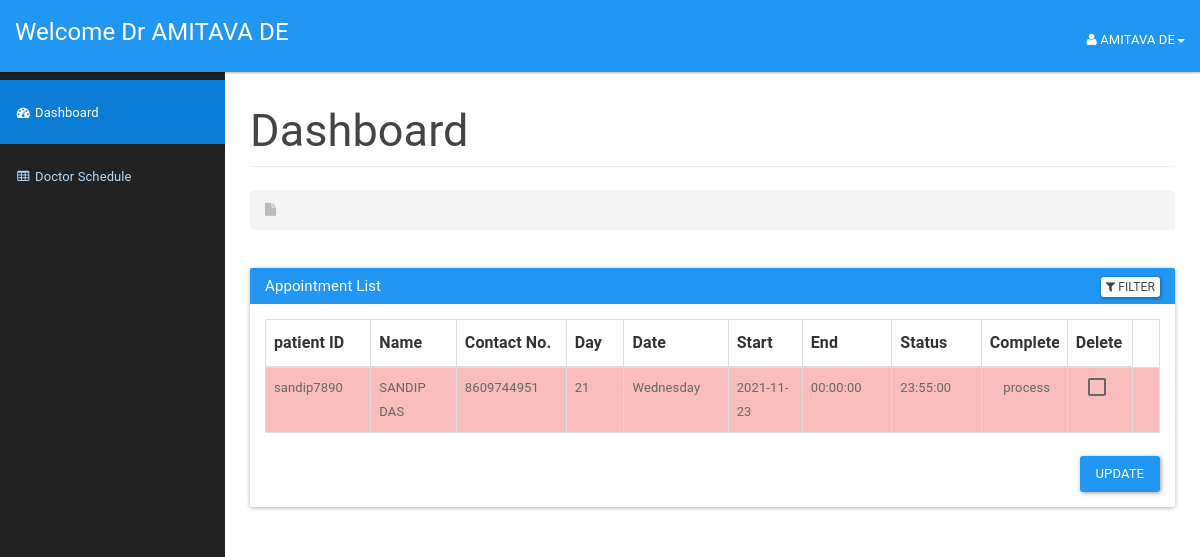
Screenshot of /doctor/doctordashboard.php (signed in) with the database file from the repository.
### tables this page shows
CREATE TABLE `doctor` (
  `Dr.name` varchar(255) NOT NULL,
  `doctorId` int(255) NOT NULL,
  `password` varchar(255) NOT NULL,
  `phone` text NOT NULL,
  `email` varchar(255) NOT NULL,
  `address` varchar(255) NOT NULL,
  `dob` date NOT NULL,
  `speciali` varchar(255) NOT NULL,
  `hospital` varchar(255) NOT NULL
);

CREATE TABLE `client` (
  `name` varchar(255) NOT NULL,
  `age` int(100) NOT NULL,
  `userId` varchar(255) NOT NULL,
  `password` varchar(255) NOT NULL,
  `number` text NOT NULL
);

CREATE TABLE `shedule` (
  `id` int(10) NOT NULL,
  `date` date NOT NULL,
  `s_day` varchar(255) NOT NULL,
  `starttime` time NOT NULL,
  `endtime` time NOT NULL,
  `avail` varchar(20) NOT NULL
);

CREATE TABLE `appointment` (
  `appid` int(255) NOT NULL,
  `auserid` varchar(255) NOT NULL,
  `id` int(20) NOT NULL,
  `symtopms` varchar(255) NOT NULL,
  `comment` varchar(400) NOT NULL,
  `status` varchar(20) NOT NULL DEFAULT 'process'
);

### doctor/doctordashboard.php (the view, shortened to what this page needs)
<?php
include_once '../login/connection.php';
$usersession = $_SESSION['doctorSession'];
$res=mysqli_query($con,"SELECT * FROM doctor WHERE doctorId=".$usersession);
$userRow=mysqli_fetch_array($res,MYSQLI_ASSOC);
?>
<!DOCTYPE html>
<html lang="en">
    <head>
        <link href="assets/css/material.css" rel="stylesheet">
        <link href="assets/css/sb-admin.css" rel="stylesheet">
        <link href="assets/css/style.css" rel="stylesheet">
        <link href="assets/font-awesome/css/font-awesome.css" rel="stylesheet">
    </head>
    <body>
        <div id="wrapper">
        <nav class="navbar navbar-inverse navbar-fixed-top" role="navigation">
                <div class="navbar-header">
                    <a class="navbar-brand" href="doctordashboard.php">Welcome Dr <?php echo $userRow['Dr.name'];?></a>
                </div>
                <ul class="nav navbar-right top-nav">
                    <li class="dropdown">
                        <a href="#" class="dropdown-toggle" data-toggle="dropdown"><i class="fa fa-user"></i> <?php echo $userRow['Dr.name']; ?><b class="caret"></b></a>
                    </li>
                </ul>
                <div class="collapse navbar-collapse navbar-ex1-collapse">
                    <ul class="nav navbar-nav side-nav">
                        <li class="active">
                            <a href="doctordashboard.php"><i class="fa fa-fw fa-dashboard"></i> Dashboard</a>
                        </li>
                        <li>
                            <a href="addschedule.php"><i class="fa fa-fw fa-table"></i> Doctor Schedule</a>
                        </li>
                    </ul>
                </div>
            </nav>
            <div id="page-wrapper">
                <div class="container-fluid">
                    <div class="row">
                        <div class="col-lg-12">
                            <h2 class="page-header">
                            Dashboard
                            </h2>
                            <ol class="breadcrumb">
                                <li class="active">
                                    <i class="fa fa-file"></i> </li>
                            </ol>
                        </div>
                    </div>
                    <div class="panel panel-primary filterable">
                       <div class="panel-heading">
                        <h3 class="panel-title">Appointment List</h3>
                        <div class="pull-right">
                            <button class="btn btn-default btn-xs btn-filter"><span class="fa fa-filter"></span> Filter</button>
                        </div>
                        </div>
                        <div class="panel-body">
                        <table class="table table-hover table-bordered">
                            <thead>
                                <tr class="filters">
                                    <th><input type="text" class="form-control" placeholder="patient ID" disabled></th>
                                    <th><input type="text" class="form-control" placeholder="Name" disabled></th>
                                    <th><input type="text" class="form-control" placeholder="Contact No." disabled></th>
                                    <th><input type="text" class="form-control" placeholder="Day" disabled></th>
                                    <th><input type="text" class="form-control" placeholder="Date" disabled></th>
                                    <th><input type="text" class="form-control" placeholder="Start" disabled></th>
                                    <th><input type="text" class="form-control" placeholder="End" disabled></th>
                                    <th><input type="text" class="form-control" placeholder="Status" disabled></th>
                                    <th><input type="text" class="form-control" placeholder="Complete" disabled></th>
                                    <th><input type="text" class="form-control" placeholder="Delete" disabled></th>
                                </tr>
                            </thead>
                            <?php
                            $res=mysqli_query($con,"SELECT a.*, b.*,c.*
                                                    FROM client a
                                                    JOIN appointment b
                                                    On a.userId = b.auserid
                                                    JOIN shedule c
                                                    On b.id=c.id
                                                    Order By appId desc");
                            while ($appointment=mysqli_fetch_array($res)) {
                                if ($appointment['status']=='process') {
                                    $status="danger";
                                    $icon='remove';
                                    $checked='';
                                } else {
                                    $status="success";
                                    $icon='ok';
                                    $checked = 'disabled';
                                }
                                echo "<tbody>";
                                echo "<tr class='$status'>";
                                    echo "<td>" . $appointment['userId'] . "</td>";
                                    echo "<td>" . $appointment['name'] . "</td>";
                                    echo "<td>" . $appointment['number'] . "</td>";
                                    echo "<td>" . $appointment['age'] . "</td>";
                                    echo "<td>" . $appointment['s_day'] . "</td>";
                                    echo "<td>" . $appointment['date'] . "</td>";
                                    echo "<td>" . $appointment['starttime'] . "</td>";
                                    echo "<td>" . $appointment['endtime'] . "</td>";
                                    echo "<td><span class='glyphicon glyphicon-".$icon."' aria-hidden='true'></span>".' '."". $appointment['status'] . "</td>";
                                    echo "<form method='POST'>";
                                    echo "<td class='text-center'><input type='checkbox' name='enable' id='enable' value='".$appointment['appid']."' onclick='chkit(".$appointment['appid'].",this.checked);' ".$checked."></td>";
                                    echo "<td class='text-center'><a href='#' id='".$appointment['appid']."' class='delete'><span class='glyphicon glyphicon-trash' aria-hidden='true'></span></a>
                            </td>";
                            }
                                echo "</tr>";
                           echo "</tbody>";
                       echo "</table>";
                       echo "<div class='panel panel-default'>";
                       echo "<div class='col-md-offset-3 pull-right'>";
                       echo "<button class='btn btn-primary' type='submit' value='Submit' name='submit'>Update</button>";
                        echo "</div>";
                        echo "</div>";
                        ?>
                    </div>
                </div>
                </div>
            </div>
        </div>
    </body>
</html>

### doctor/assets/css/sb-admin.css (style rules this page uses)
body { margin-top: 100px; background-color: #222; }
@media (min-width:768px) { body { margin-top: 50px; } }
#wrapper { padding-left: 0; }
#page-wrapper { min-height: 900px !important; width: 100%; padding: 0; background-color: #fff; }
@media (min-width:768px) { #wrapper { padding-left: 225px; } }
@media (min-width:768px) { #page-wrapper { padding: 10px; } }
.top-nav { padding: 0 15px; }
.top-nav>li { display: inline-block; float: left; }
.top-nav>li>a { padding-top: 17px; padding-bottom: 10px; line-height: 45px; color: white; }
@media (min-width:768px) { .side-nav { position: fixed; top: 80px; left: 225px; width: 225px; margin-left: -225px; border: none; border-radius: 0; overflow-y: auto; background-color: #222; bottom: 0; overflow-x: hidden; padding-bottom: 40px; } }
@media (min-width:768px) { .side-nav>li>a { width: 225px; } }

### doctor/assets/css/style.css (style rules this page uses)
.filterable { margin-top: 15px; }
.filterable .panel-heading .pull-right { margin-top: -20px; }
.filterable .filters input[disabled] { background-color: transparent; border: none; cursor: auto; box-shadow: none; padding: 0; height: auto; }

### rows the page displays
doctor: name "AMITAVA DE"
client: userId "sandip7890", name "SANDIP DAS", number "8609744951", age "21", shedule.s_day "Wednesday", shedule.date "2021-11-23", shedule.starttime "00:00:00", shedule.endtime "23:55:00", appointment.status "process"
